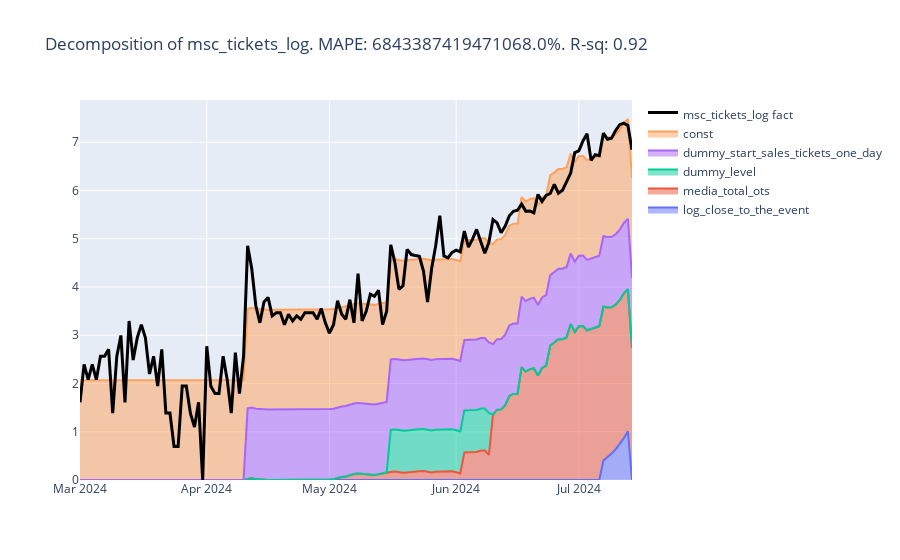

The notebook cell this image was saved under:
### Code cell
plot_decomposition(pd.concat([X,y],axis=1),model,kpi_name=kpi_name_log)

### Figure 1 — Plotly figure (JSON) as saved in the notebook; plotly's stock layout.template omitted (floating-point values rounded to 4 significant figures; data arrays with more than 128 entries replaced by an {"elided": "..."} marker saying what was removed)
{"data": [{"fill": "tonexty", "name": "log_close_to_the_event", "stackgroup": "one", "type": "scatter", "x": {"elided": "136 str values"}, "y": {"elided": "136 float values"}}, {"fill": "tonexty", "name": "media_total_ots", "stackgroup": "one", "type": "scatter", "x": {"elided": "136 str values"}, "y": {"elided": "136 float values"}}, {"fill": "tonexty", "name": "dummy_level", "stackgroup": "one", "type": "scatter", "x": {"elided": "136 str values"}, "y": {"elided": "136 float values"}}, {"fill": "tonexty", "name": "dummy_start_sales_tickets_one_day", "stackgroup": "one", "type": "scatter", "x": {"elided": "136 str values"}, "y": {"elided": "136 float values"}}, {"fill": "tonexty", "name": "const", "stackgroup": "one", "type": "scatter", "x": {"elided": "136 str values"}, "y": {"elided": "136 float values"}}, {"fill": "tozeroy", "fillcolor": "rgba(255, 0, 0,0)", "line": {"color": "black", "width": 3}, "name": "msc_tickets_log fact", "stackgroup": "main", "type": "scatter", "x": {"elided": "136 str values"}, "y": {"elided": "136 float values"}}], "layout": {"title": {"text": "Decomposition of msc_tickets_log. MAPE: 6843387419471068.0%. R-sq: 0.92"}}}
